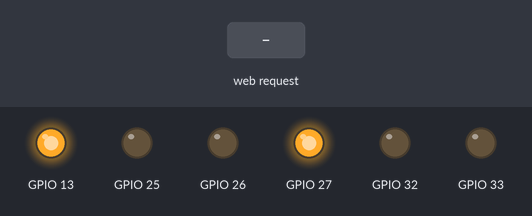
Recording of a sketch running on a simulated ESP32. Parts: output pins drawn as LEDs (lit = HIGH). The test bench sets the inputs (shaded band). WiFi joins after 1.5 s; servers stay silent unless stated; what the sketch prints to the serial monitor is not drawn.

Above: at 3.7 s.
3.8 s: HTTP request GET /FORWARD received
At 4.4 s:
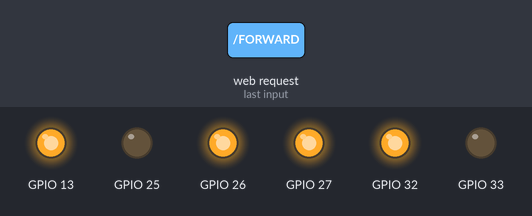
5.3 s: HTTP request GET /BACK received
At 6.5 s:
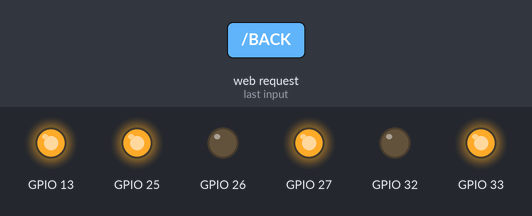
6.8 s: HTTP request GET /BRAKE received
At 7.9 s:
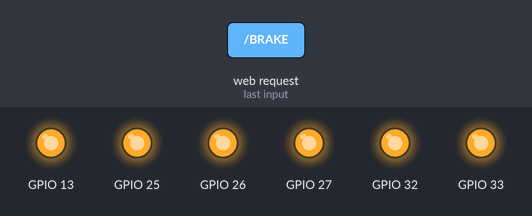
8.3 s: HTTP request GET /SETSPEED?val= received
At 9.1 s:
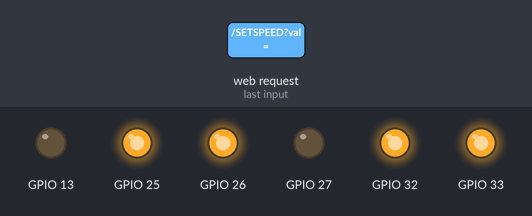
9.8 s: HTTP request GET /FORWARD received
At 10.2 s:
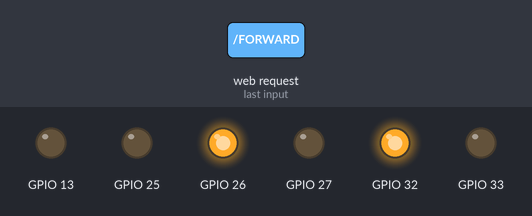
11.3 s: HTTP request GET /BACK received
At 12.5 s:
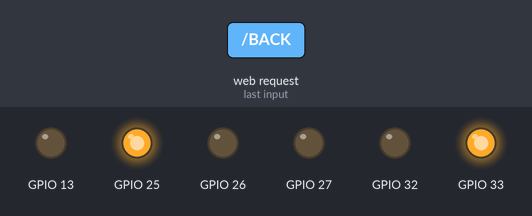
Timing chart, 0 to 13.8 s (numbered marks = the images above; inputs shaded):
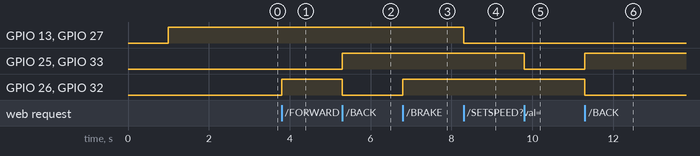

Measured:
- after the input at 3.8 s, GPIO 26, GPIO 32: LOW → HIGH at once
- after the input at 5.3 s, GPIO 25, GPIO 33: LOW → HIGH at once; GPIO 26, GPIO 32: HIGH → LOW at once
- after the input at 6.8 s, GPIO 26, GPIO 32: LOW → HIGH at once
- after the input at 8.3 s, GPIO 13, GPIO 27: HIGH → LOW at once
- after the input at 9.8 s, GPIO 25, GPIO 33: HIGH → LOW at once
- after the input at 11.3 s, GPIO 25, GPIO 33: LOW → HIGH at once; GPIO 26, GPIO 32: HIGH → LOW at once

The sketch:

robot.ino
```cpp
#include <WiFi.h>
#include "motor.h"

const char* ssid = "alvin10";
const char* password = "CLFE2DA436";

WiFiServer server(80);

// Static IP settings (Will ALWAYS be 192.168.1.150)
IPAddress local_IP(192, 168, 1, 150);   // ip 192.168.1.150
IPAddress gateway(192, 168, 1, 1);
IPAddress subnet(255, 255, 255, 0);
IPAddress primaryDNS(8, 8, 8, 8);

int ena = 27;
int in1 = 26;
int in2 = 25;
int enb = 13;
int in3 = 33;
int in4 = 32;

Motor right(ena, in1, in2);
Motor left(enb , in3 , in4);


void setup() {
  Serial.begin(115200);
  delay(1000);

  if (!WiFi.config(local_IP, gateway, subnet, primaryDNS)) {
    Serial.println("STA Failed to configure");
  }

  right.initialise();
  left.initialise();

  WiFi.begin(ssid, password);

  while (WiFi.status() != WL_CONNECTED) {
    delay(500);
    Serial.println("Connecting...");
  }

  Serial.println("");
  Serial.println("WiFi connected!");
  Serial.print("Your Webpage URL: http://");
  Serial.println(WiFi.localIP());

  server.begin();
}

void loop()
{
  WiFiClient client = server.available();

  if (client)
  {
    String currentLine = "";
    while (client.connected())
    {
      if (client.available())
      {
        char c = client.read();
        if (c == '\n') {
          if (currentLine.length() == 0)
          {
            client.println("HTTP/1.1 200 OK");
            client.println("Content-type:text/html");
            client.println("Connection: close");
            client.println();

            client.println("<!DOCTYPE html><html>");
            client.println("<head><meta name=\"viewport\" content=\"width=device-width, initial-scale=1\">");
            client.println("<style>");
            client.println("body { text-align: center; font-family: Arial; margin-top: 30px; background-color: #f4f4f9; }");
            client.println("button, input { font-size: 20px; padding: 15px; margin: 10px; border-radius: 8px; }");
            client.println(".fwd { background-color: #4CAF50; color: white; }");
            client.println(".back { background-color: #ff9800; color: white; }");
            client.println(".brake { background-color: #f44336; color: white; }");
            client.println("</style></head>");
            client.println("<body>");
            client.println("<h1>Hamilton</h1>");

            client.println("<p><a href=\"/FORWARD\"><button class=\"fwd\">FORWARD</button></a></p>");
            client.println("<p><a href=\"/BACK\"><button class=\"back\">BACK</button></a></p>");
            client.println("<p><a href=\"/BRAKE\"><button class=\"brake\">BRAKE</button></a></p>");

            // Speed input form
            client.println("<form action=\"/SETSPEED\" method=\"GET\">");
            client.println("<label>Speed (0-255): </label>");
            client.println("<input type=\"number\" name=\"val\" min=\"0\" max=\"255\" value=\"255\">");
            client.println("<button type=\"submit\">Set Speed</button>");
            client.println("</form>");

            client.println("</body></html>");
            client.println();
            break;
          }
          else
          {
            currentLine = "";
          }
        }
        else if (c != '\r')
        {
          currentLine += c;
        }

        if (currentLine.endsWith("GET /FORWARD"))
        {
          right.goForward();
          left.goBack();
        }
        if (currentLine.endsWith("GET /BACK"))
        {
          right.goBack();
          left.goForward();
        }
        if (currentLine.endsWith("GET /BRAKE"))
        {
          right.Brake();
          left.Brake();
        }

        if (currentLine.indexOf("GET /SETSPEED?val=") != -1) {
          int valIndex = currentLine.indexOf("val=");
          if (valIndex != -1)
          {
            int spaceIndex = currentLine.indexOf(" ", valIndex);
            String speedStr = currentLine.substring(valIndex + 4, spaceIndex);
            int speedVal = speedStr.toInt();
            right.setSpeed(speedVal);
            left.setSpeed(speedVal);
          }
        }

      }
    }
    client.stop();
  }
}
```

motor.h
```cpp
#include <Wire.h>
#include <SPI.h>
#include <Adafruit_GFX.h>
#include <Adafruit_SSD1306.h>


class Motor
{
  private:
    int speed_pin;
    int direction_pin1;
    int direction_pin2;

  public:
    Motor(int s_pin, int d_pin1, int d_pin2) {
      speed_pin = s_pin;
      direction_pin1 = d_pin1;
      direction_pin2 = d_pin2;

      pinMode(speed_pin, OUTPUT);
      pinMode(direction_pin1, OUTPUT);
      pinMode(direction_pin2, OUTPUT);
    }

    void initialise() {
      digitalWrite(direction_pin1, LOW);
      digitalWrite(direction_pin2, LOW);
      analogWrite(speed_pin, 255);
    }

    void goForward() {
      digitalWrite(direction_pin1, HIGH);
      digitalWrite(direction_pin2, LOW);
    }

    void goBack() {
      digitalWrite(direction_pin1, LOW);
      digitalWrite(direction_pin2, HIGH);
    }

    void Brake() {
      digitalWrite(direction_pin1, HIGH);
      digitalWrite(direction_pin2, HIGH);
    }

    void setSpeed(int speed)
    {
      analogWrite(speed_pin , speed);
    }
};
```
